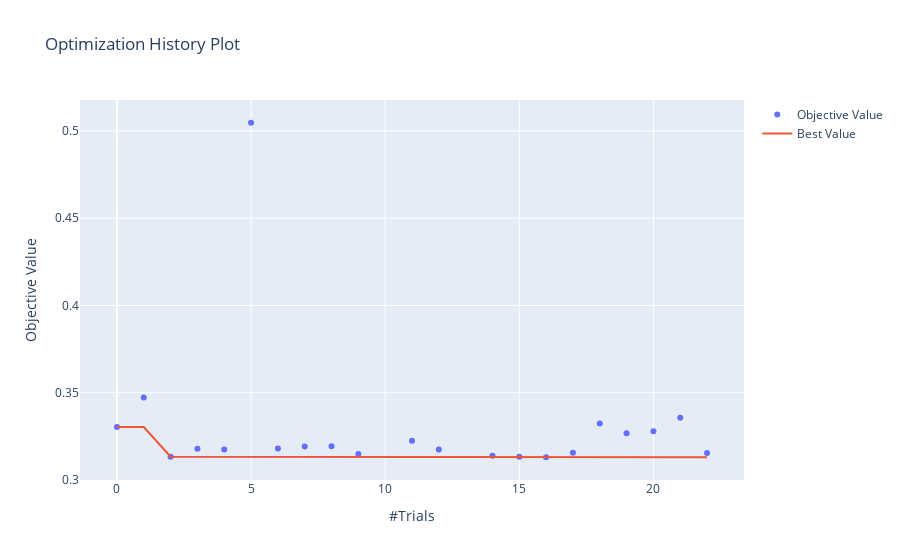

Here is the notebook cell this chart was saved with:
### Code cell
model.plot_opt_history()

### Figure 1 — Plotly figure (JSON) as saved in the notebook; plotly's stock layout.template omitted (floating-point values rounded to 4 significant figures)
{"data": [{"mode": "markers", "name": "Objective Value", "type": "scatter", "x": [0, 1, 2, 3, 4, 5, 6, 7, 8, 9, 11, 12, 14, 15, 16, 17, 18, 19, 20, 21, 22], "y": [0.3303, 0.3472, 0.3133, 0.3178, 0.3174, 0.5047, 0.318, 0.3192, 0.3193, 0.3148, 0.3224, 0.3174, 0.3138, 0.3133, 0.313, 0.3156, 0.3323, 0.3267, 0.3279, 0.3356, 0.3155]}, {"name": "Best Value", "type": "scatter", "x": [0, 1, 2, 3, 4, 5, 6, 7, 8, 9, 11, 12, 14, 15, 16, 17, 18, 19, 20, 21, 22], "y": [0.3303, 0.3303, 0.3133, 0.3133, 0.3133, 0.3133, 0.3133, 0.3133, 0.3133, 0.3133, 0.3133, 0.3133, 0.3133, 0.3133, 0.313, 0.313, 0.313, 0.313, 0.313, 0.313, 0.313]}], "layout": {"title": {"text": "Optimization History Plot"}, "xaxis": {"title": {"text": "#Trials"}}, "yaxis": {"title": {"text": "Objective Value"}}}}
